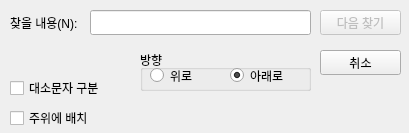
<?xml version="1.0" encoding="UTF-8"?>
<ui version="4.0">
 <class>Dialog</class>
 <widget class="QDialog" name="Dialog">
  <property name="geometry">
   <rect>
    <x>0</x>
    <y>0</y>
    <width>409</width>
    <height>133</height>
   </rect>
  </property>
  <property name="windowTitle">
   <string>찾기</string>
  </property>
  <widget class="QPushButton" name="pushButton_findnext">
   <property name="enabled">
    <bool>false</bool>
   </property>
   <property name="geometry">
    <rect>
     <x>320</x>
     <y>10</y>
     <width>81</width>
     <height>25</height>
    </rect>
   </property>
   <property name="text">
    <string>다음 찾기</string>
   </property>
  </widget>
  <widget class="QPushButton" name="pushButton_cancle">
   <property name="geometry">
    <rect>
     <x>320</x>
     <y>50</y>
     <width>81</width>
     <height>25</height>
    </rect>
   </property>
   <property name="focusPolicy">
    <enum>Qt::StrongFocus</enum>
   </property>
   <property name="text">
    <string>취소</string>
   </property>
  </widget>
  <widget class="QCheckBox" name="checkBox_CaseSensitive">
   <property name="geometry">
    <rect>
     <x>10</x>
     <y>80</y>
     <width>101</width>
     <height>16</height>
    </rect>
   </property>
   <property name="text">
    <string>대소문자 구분</string>
   </property>
  </widget>
  <widget class="QCheckBox" name="checkBox_2">
   <property name="geometry">
    <rect>
     <x>10</x>
     <y>110</y>
     <width>101</width>
     <height>16</height>
    </rect>
   </property>
   <property name="text">
    <string>주위에 배치</string>
   </property>
  </widget>
  <widget class="QLineEdit" name="lineEdit">
   <property name="geometry">
    <rect>
     <x>90</x>
     <y>10</y>
     <width>221</width>
     <height>25</height>
    </rect>
   </property>
   <property name="minimumSize">
    <size>
     <width>140</width>
     <height>0</height>
    </size>
   </property>
   <property name="focusPolicy">
    <enum>Qt::StrongFocus</enum>
   </property>
  </widget>
  <widget class="QLabel" name="label">
   <property name="geometry">
    <rect>
     <x>10</x>
     <y>10</y>
     <width>75</width>
     <height>25</height>
    </rect>
   </property>
   <property name="text">
    <string>찾을 내용(N):</string>
   </property>
  </widget>
  <widget class="QGroupBox" name="groupBox">
   <property name="geometry">
    <rect>
     <x>140</x>
     <y>50</y>
     <width>171</width>
     <height>41</height>
    </rect>
   </property>
   <property name="title">
    <string>방향</string>
   </property>
   <widget class="QRadioButton" name="radioButton_up">
    <property name="geometry">
     <rect>
      <x>10</x>
      <y>10</y>
      <width>61</width>
      <height>31</height>
     </rect>
    </property>
    <property name="text">
     <string>위로</string>
    </property>
    <property name="checked">
     <bool>false</bool>
    </property>
   </widget>
   <widget class="QRadioButton" name="radioButton_down">
    <property name="geometry">
     <rect>
      <x>90</x>
      <y>10</y>
      <width>61</width>
      <height>31</height>
     </rect>
    </property>
    <property name="text">
     <string>아래로</string>
    </property>
    <property name="checked">
     <bool>true</bool>
    </property>
   </widget>
  </widget>
 </widget>
 <resources/>
 <connections/>
</ui>
